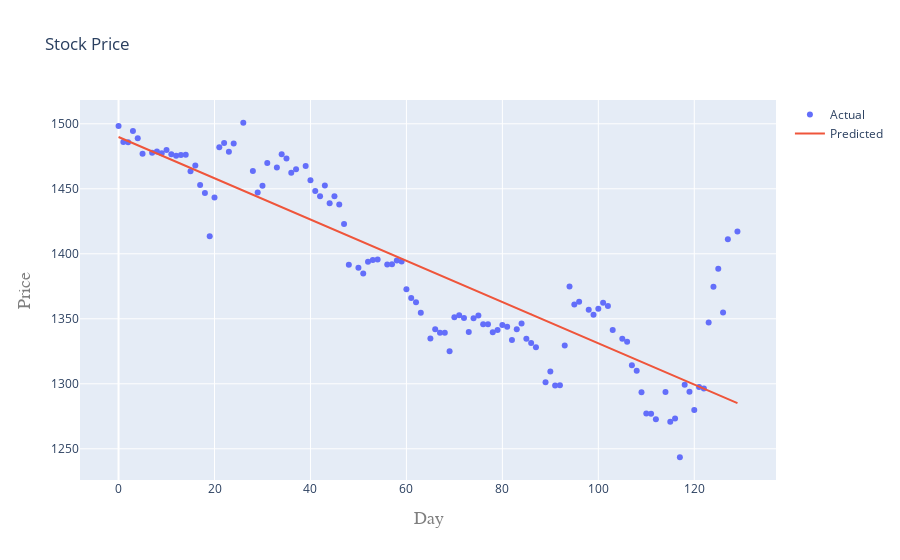

Notebook code for this chart:
### Code cell
#Plot actual and predict values
trace0 = go.Scatter(
    x = X_train.T[0],
    y = Y_train,
    mode = 'markers',
    name = 'Actual'
)
trace1 = go.Scatter(
    x = X_train.T[0],
    y = lm.predict(X_train).T,
    mode = 'lines',
    name = 'Predicted'
)
stock_data = [trace0, trace1]
layout.xaxis.title.text = 'Day'
plot2 = go.Figure(data=stock_data, layout=layout)

iplot(plot2)
